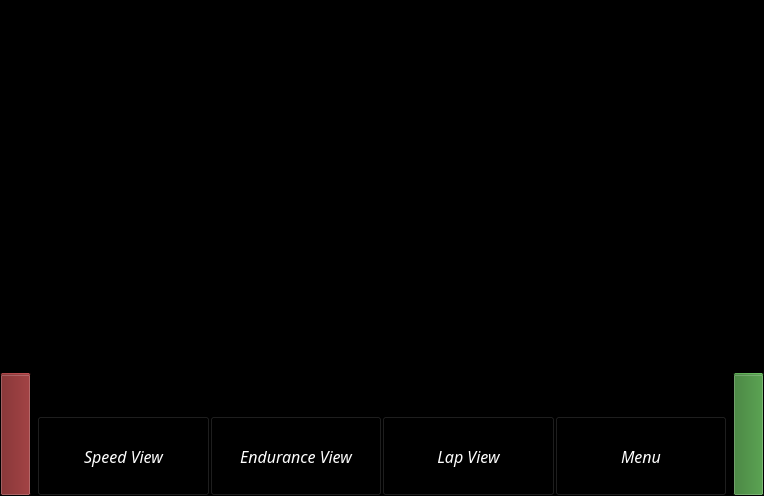
<?xml version="1.0" encoding="UTF-8"?>
<ui version="4.0">
 <class>MainWindow</class>
 <widget class="QMainWindow" name="MainWindow">
  <property name="geometry">
   <rect>
    <x>0</x>
    <y>0</y>
    <width>764</width>
    <height>496</height>
   </rect>
  </property>
  <property name="palette">
   <palette>
    <active>
     <colorrole role="WindowText">
      <brush brushstyle="SolidPattern">
       <color alpha="255">
        <red>255</red>
        <green>255</green>
        <blue>255</blue>
       </color>
      </brush>
     </colorrole>
     <colorrole role="Button">
      <brush brushstyle="SolidPattern">
       <color alpha="255">
        <red>0</red>
        <green>0</green>
        <blue>0</blue>
       </color>
      </brush>
     </colorrole>
     <colorrole role="Light">
      <brush brushstyle="SolidPattern">
       <color alpha="255">
        <red>0</red>
        <green>0</green>
        <blue>0</blue>
       </color>
      </brush>
     </colorrole>
     <colorrole role="Midlight">
      <brush brushstyle="SolidPattern">
       <color alpha="255">
        <red>0</red>
        <green>0</green>
        <blue>0</blue>
       </color>
      </brush>
     </colorrole>
     <colorrole role="Dark">
      <brush brushstyle="SolidPattern">
       <color alpha="255">
        <red>0</red>
        <green>0</green>
        <blue>0</blue>
       </color>
      </brush>
     </colorrole>
     <colorrole role="Mid">
      <brush brushstyle="SolidPattern">
       <color alpha="255">
        <red>0</red>
        <green>0</green>
        <blue>0</blue>
       </color>
      </brush>
     </colorrole>
     <colorrole role="Text">
      <brush brushstyle="SolidPattern">
       <color alpha="255">
        <red>255</red>
        <green>255</green>
        <blue>255</blue>
       </color>
      </brush>
     </colorrole>
     <colorrole role="BrightText">
      <brush brushstyle="SolidPattern">
       <color alpha="255">
        <red>255</red>
        <green>255</green>
        <blue>255</blue>
       </color>
      </brush>
     </colorrole>
     <colorrole role="ButtonText">
      <brush brushstyle="SolidPattern">
       <color alpha="255">
        <red>255</red>
        <green>255</green>
        <blue>255</blue>
       </color>
      </brush>
     </colorrole>
     <colorrole role="Base">
      <brush brushstyle="SolidPattern">
       <color alpha="255">
        <red>0</red>
        <green>0</green>
        <blue>0</blue>
       </color>
      </brush>
     </colorrole>
     <colorrole role="Window">
      <brush brushstyle="SolidPattern">
       <color alpha="255">
        <red>0</red>
        <green>0</green>
        <blue>0</blue>
       </color>
      </brush>
     </colorrole>
     <colorrole role="Shadow">
      <brush brushstyle="SolidPattern">
       <color alpha="255">
        <red>0</red>
        <green>0</green>
        <blue>0</blue>
       </color>
      </brush>
     </colorrole>
     <colorrole role="AlternateBase">
      <brush brushstyle="SolidPattern">
       <color alpha="255">
        <red>0</red>
        <green>0</green>
        <blue>0</blue>
       </color>
      </brush>
     </colorrole>
     <colorrole role="ToolTipBase">
      <brush brushstyle="SolidPattern">
       <color alpha="255">
        <red>255</red>
        <green>255</green>
        <blue>220</blue>
       </color>
      </brush>
     </colorrole>
     <colorrole role="ToolTipText">
      <brush brushstyle="SolidPattern">
       <color alpha="255">
        <red>0</red>
        <green>0</green>
        <blue>0</blue>
       </color>
      </brush>
     </colorrole>
     <colorrole role="PlaceholderText">
      <brush brushstyle="SolidPattern">
       <color alpha="128">
        <red>255</red>
        <green>255</green>
        <blue>255</blue>
       </color>
      </brush>
     </colorrole>
    </active>
    <inactive>
     <colorrole role="WindowText">
      <brush brushstyle="SolidPattern">
       <color alpha="255">
        <red>255</red>
        <green>255</green>
        <blue>255</blue>
       </color>
      </brush>
     </colorrole>
     <colorrole role="Button">
      <brush brushstyle="SolidPattern">
       <color alpha="255">
        <red>0</red>
        <green>0</green>
        <blue>0</blue>
       </color>
      </brush>
     </colorrole>
     <colorrole role="Light">
      <brush brushstyle="SolidPattern">
       <color alpha="255">
        <red>0</red>
        <green>0</green>
        <blue>0</blue>
       </color>
      </brush>
     </colorrole>
     <colorrole role="Midlight">
      <brush brushstyle="SolidPattern">
       <color alpha="255">
        <red>0</red>
        <green>0</green>
        <blue>0</blue>
       </color>
      </brush>
     </colorrole>
     <colorrole role="Dark">
      <brush brushstyle="SolidPattern">
       <color alpha="255">
        <red>0</red>
        <green>0</green>
        <blue>0</blue>
       </color>
      </brush>
     </colorrole>
     <colorrole role="Mid">
      <brush brushstyle="SolidPattern">
       <color alpha="255">
        <red>0</red>
        <green>0</green>
        <blue>0</blue>
       </color>
      </brush>
     </colorrole>
     <colorrole role="Text">
      <brush brushstyle="SolidPattern">
       <color alpha="255">
        <red>255</red>
        <green>255</green>
        <blue>255</blue>
       </color>
      </brush>
     </colorrole>
     <colorrole role="BrightText">
      <brush brushstyle="SolidPattern">
       <color alpha="255">
        <red>255</red>
        <green>255</green>
        <blue>255</blue>
       </color>
      </brush>
     </colorrole>
     <colorrole role="ButtonText">
      <brush brushstyle="SolidPattern">
       <color alpha="255">
        <red>255</red>
        <green>255</green>
        <blue>255</blue>
       </color>
      </brush>
     </colorrole>
     <colorrole role="Base">
      <brush brushstyle="SolidPattern">
       <color alpha="255">
        <red>0</red>
        <green>0</green>
        <blue>0</blue>
       </color>
      </brush>
     </colorrole>
     <colorrole role="Window">
      <brush brushstyle="SolidPattern">
       <color alpha="255">
        <red>0</red>
        <green>0</green>
        <blue>0</blue>
       </color>
      </brush>
     </colorrole>
     <colorrole role="Shadow">
      <brush brushstyle="SolidPattern">
       <color alpha="255">
        <red>0</red>
        <green>0</green>
        <blue>0</blue>
       </color>
      </brush>
     </colorrole>
     <colorrole role="AlternateBase">
      <brush brushstyle="SolidPattern">
       <color alpha="255">
        <red>0</red>
        <green>0</green>
        <blue>0</blue>
       </color>
      </brush>
     </colorrole>
     <colorrole role="ToolTipBase">
      <brush brushstyle="SolidPattern">
       <color alpha="255">
        <red>255</red>
        <green>255</green>
        <blue>220</blue>
       </color>
      </brush>
     </colorrole>
     <colorrole role="ToolTipText">
      <brush brushstyle="SolidPattern">
       <color alpha="255">
        <red>0</red>
        <green>0</green>
        <blue>0</blue>
       </color>
      </brush>
     </colorrole>
     <colorrole role="PlaceholderText">
      <brush brushstyle="SolidPattern">
       <color alpha="128">
        <red>255</red>
        <green>255</green>
        <blue>255</blue>
       </color>
      </brush>
     </colorrole>
    </inactive>
    <disabled>
     <colorrole role="WindowText">
      <brush brushstyle="SolidPattern">
       <color alpha="255">
        <red>0</red>
        <green>0</green>
        <blue>0</blue>
       </color>
      </brush>
     </colorrole>
     <colorrole role="Button">
      <brush brushstyle="SolidPattern">
       <color alpha="255">
        <red>0</red>
        <green>0</green>
        <blue>0</blue>
       </color>
      </brush>
     </colorrole>
     <colorrole role="Light">
      <brush brushstyle="SolidPattern">
       <color alpha="255">
        <red>0</red>
        <green>0</green>
        <blue>0</blue>
       </color>
      </brush>
     </colorrole>
     <colorrole role="Midlight">
      <brush brushstyle="SolidPattern">
       <color alpha="255">
        <red>0</red>
        <green>0</green>
        <blue>0</blue>
       </color>
      </brush>
     </colorrole>
     <colorrole role="Dark">
      <brush brushstyle="SolidPattern">
       <color alpha="255">
        <red>0</red>
        <green>0</green>
        <blue>0</blue>
       </color>
      </brush>
     </colorrole>
     <colorrole role="Mid">
      <brush brushstyle="SolidPattern">
       <color alpha="255">
        <red>0</red>
        <green>0</green>
        <blue>0</blue>
       </color>
      </brush>
     </colorrole>
     <colorrole role="Text">
      <brush brushstyle="SolidPattern">
       <color alpha="255">
        <red>0</red>
        <green>0</green>
        <blue>0</blue>
       </color>
      </brush>
     </colorrole>
     <colorrole role="BrightText">
      <brush brushstyle="SolidPattern">
       <color alpha="255">
        <red>255</red>
        <green>255</green>
        <blue>255</blue>
       </color>
      </brush>
     </colorrole>
     <colorrole role="ButtonText">
      <brush brushstyle="SolidPattern">
       <color alpha="255">
        <red>0</red>
        <green>0</green>
        <blue>0</blue>
       </color>
      </brush>
     </colorrole>
     <colorrole role="Base">
      <brush brushstyle="SolidPattern">
       <color alpha="255">
        <red>0</red>
        <green>0</green>
        <blue>0</blue>
       </color>
      </brush>
     </colorrole>
     <colorrole role="Window">
      <brush brushstyle="SolidPattern">
       <color alpha="255">
        <red>0</red>
        <green>0</green>
        <blue>0</blue>
       </color>
      </brush>
     </colorrole>
     <colorrole role="Shadow">
      <brush brushstyle="SolidPattern">
       <color alpha="255">
        <red>0</red>
        <green>0</green>
        <blue>0</blue>
       </color>
      </brush>
     </colorrole>
     <colorrole role="AlternateBase">
      <brush brushstyle="SolidPattern">
       <color alpha="255">
        <red>0</red>
        <green>0</green>
        <blue>0</blue>
       </color>
      </brush>
     </colorrole>
     <colorrole role="ToolTipBase">
      <brush brushstyle="SolidPattern">
       <color alpha="255">
        <red>255</red>
        <green>255</green>
        <blue>220</blue>
       </color>
      </brush>
     </colorrole>
     <colorrole role="ToolTipText">
      <brush brushstyle="SolidPattern">
       <color alpha="255">
        <red>0</red>
        <green>0</green>
        <blue>0</blue>
       </color>
      </brush>
     </colorrole>
     <colorrole role="PlaceholderText">
      <brush brushstyle="SolidPattern">
       <color alpha="128">
        <red>255</red>
        <green>255</green>
        <blue>255</blue>
       </color>
      </brush>
     </colorrole>
    </disabled>
   </palette>
  </property>
  <property name="windowTitle">
   <string>MainWindow</string>
  </property>
  <widget class="QWidget" name="main">
   <layout class="QGridLayout" name="gridLayout">
    <property name="leftMargin">
     <number>0</number>
    </property>
    <property name="topMargin">
     <number>0</number>
    </property>
    <property name="rightMargin">
     <number>0</number>
    </property>
    <property name="bottomMargin">
     <number>0</number>
    </property>
    <property name="horizontalSpacing">
     <number>0</number>
    </property>
    <item row="0" column="0">
     <widget class="QStackedWidget" name="frameViews">
      <property name="currentIndex">
       <number>0</number>
      </property>
      <widget class="QWidget" name="viewDrive">
       <property name="font">
        <font>
         <family>ExcludedItalic</family>
         <pointsize>12</pointsize>
         <italic>true</italic>
        </font>
       </property>
       <layout class="QHBoxLayout" name="horizontalLayout">
        <property name="spacing">
         <number>6</number>
        </property>
        <property name="leftMargin">
         <number>0</number>
        </property>
        <property name="topMargin">
         <number>0</number>
        </property>
        <property name="rightMargin">
         <number>0</number>
        </property>
        <property name="bottomMargin">
         <number>0</number>
        </property>
        <item>
         <widget class="QProgressBar" name="barBrake">
          <property name="enabled">
           <bool>true</bool>
          </property>
          <property name="minimumSize">
           <size>
            <width>30</width>
            <height>0</height>
           </size>
          </property>
          <property name="palette">
           <palette>
            <active>
             <colorrole role="Highlight">
              <brush brushstyle="SolidPattern">
               <color alpha="170">
                <red>204</red>
                <green>84</green>
                <blue>86</blue>
               </color>
              </brush>
             </colorrole>
            </active>
            <inactive>
             <colorrole role="Highlight">
              <brush brushstyle="SolidPattern">
               <color alpha="170">
                <red>204</red>
                <green>84</green>
                <blue>86</blue>
               </color>
              </brush>
             </colorrole>
            </inactive>
            <disabled>
             <colorrole role="Highlight">
              <brush brushstyle="SolidPattern">
               <color alpha="170">
                <red>31</red>
                <green>117</green>
                <blue>204</blue>
               </color>
              </brush>
             </colorrole>
            </disabled>
           </palette>
          </property>
          <property name="value">
           <number>24</number>
          </property>
          <property name="orientation">
           <enum>Qt::Vertical</enum>
          </property>
          <property name="invertedAppearance">
           <bool>false</bool>
          </property>
         </widget>
        </item>
        <item>
         <widget class="QWidget" name="frameCenterOuter" native="true">
          <layout class="QVBoxLayout" name="verticalLayout">
           <property name="leftMargin">
            <number>0</number>
           </property>
           <property name="topMargin">
            <number>6</number>
           </property>
           <property name="rightMargin">
            <number>0</number>
           </property>
           <property name="bottomMargin">
            <number>0</number>
           </property>
           <item>
            <widget class="QFrame" name="frameCenterInner">
             <property name="frameShape">
              <enum>QFrame::StyledPanel</enum>
             </property>
             <property name="frameShadow">
              <enum>QFrame::Raised</enum>
             </property>
             <layout class="QGridLayout" name="gridLayout_4"/>
            </widget>
           </item>
           <item>
            <widget class="QWidget" name="buttonBar" native="true">
             <property name="sizePolicy">
              <sizepolicy hsizetype="Preferred" vsizetype="Fixed">
               <horstretch>0</horstretch>
               <verstretch>0</verstretch>
              </sizepolicy>
             </property>
             <property name="maximumSize">
              <size>
               <width>16777215</width>
               <height>80</height>
              </size>
             </property>
             <layout class="QHBoxLayout" name="horizontalLayout_2">
              <property name="spacing">
               <number>0</number>
              </property>
              <property name="leftMargin">
               <number>0</number>
              </property>
              <property name="topMargin">
               <number>0</number>
              </property>
              <property name="rightMargin">
               <number>0</number>
              </property>
              <property name="bottomMargin">
               <number>0</number>
              </property>
              <item>
               <widget class="QPushButton" name="buttonSpeed">
                <property name="sizePolicy">
                 <sizepolicy hsizetype="Minimum" vsizetype="Expanding">
                  <horstretch>0</horstretch>
                  <verstretch>0</verstretch>
                 </sizepolicy>
                </property>
                <property name="text">
                 <string>Speed View</string>
                </property>
               </widget>
              </item>
              <item>
               <widget class="QPushButton" name="buttonEndurance">
                <property name="sizePolicy">
                 <sizepolicy hsizetype="Minimum" vsizetype="Expanding">
                  <horstretch>0</horstretch>
                  <verstretch>0</verstretch>
                 </sizepolicy>
                </property>
                <property name="text">
                 <string>Endurance View</string>
                </property>
               </widget>
              </item>
              <item>
               <widget class="QPushButton" name="buttonLap">
                <property name="sizePolicy">
                 <sizepolicy hsizetype="Minimum" vsizetype="Expanding">
                  <horstretch>0</horstretch>
                  <verstretch>0</verstretch>
                 </sizepolicy>
                </property>
                <property name="text">
                 <string>Lap View</string>
                </property>
               </widget>
              </item>
              <item>
               <widget class="QPushButton" name="buttonMenu">
                <property name="sizePolicy">
                 <sizepolicy hsizetype="Minimum" vsizetype="Expanding">
                  <horstretch>0</horstretch>
                  <verstretch>0</verstretch>
                 </sizepolicy>
                </property>
                <property name="text">
                 <string>Menu</string>
                </property>
               </widget>
              </item>
             </layout>
            </widget>
           </item>
          </layout>
         </widget>
        </item>
        <item>
         <widget class="QProgressBar" name="barThrottle">
          <property name="minimumSize">
           <size>
            <width>30</width>
            <height>0</height>
           </size>
          </property>
          <property name="palette">
           <palette>
            <active>
             <colorrole role="Highlight">
              <brush brushstyle="SolidPattern">
               <color alpha="170">
                <red>114</red>
                <green>204</green>
                <blue>104</blue>
               </color>
              </brush>
             </colorrole>
            </active>
            <inactive>
             <colorrole role="Highlight">
              <brush brushstyle="SolidPattern">
               <color alpha="170">
                <red>114</red>
                <green>204</green>
                <blue>104</blue>
               </color>
              </brush>
             </colorrole>
            </inactive>
            <disabled>
             <colorrole role="Highlight">
              <brush brushstyle="SolidPattern">
               <color alpha="170">
                <red>31</red>
                <green>117</green>
                <blue>204</blue>
               </color>
              </brush>
             </colorrole>
            </disabled>
           </palette>
          </property>
          <property name="value">
           <number>24</number>
          </property>
          <property name="orientation">
           <enum>Qt::Vertical</enum>
          </property>
         </widget>
        </item>
       </layout>
      </widget>
      <widget class="QWidget" name="viewDebug">
       <layout class="QGridLayout" name="gridLayout_3">
        <item row="0" column="0" alignment="Qt::AlignHCenter|Qt::AlignVCenter">
         <widget class="QLabel" name="label">
          <property name="text">
           <string>Debug Menu</string>
          </property>
         </widget>
        </item>
       </layout>
      </widget>
     </widget>
    </item>
   </layout>
  </widget>
 </widget>
 <resources/>
 <connections/>
</ui>
